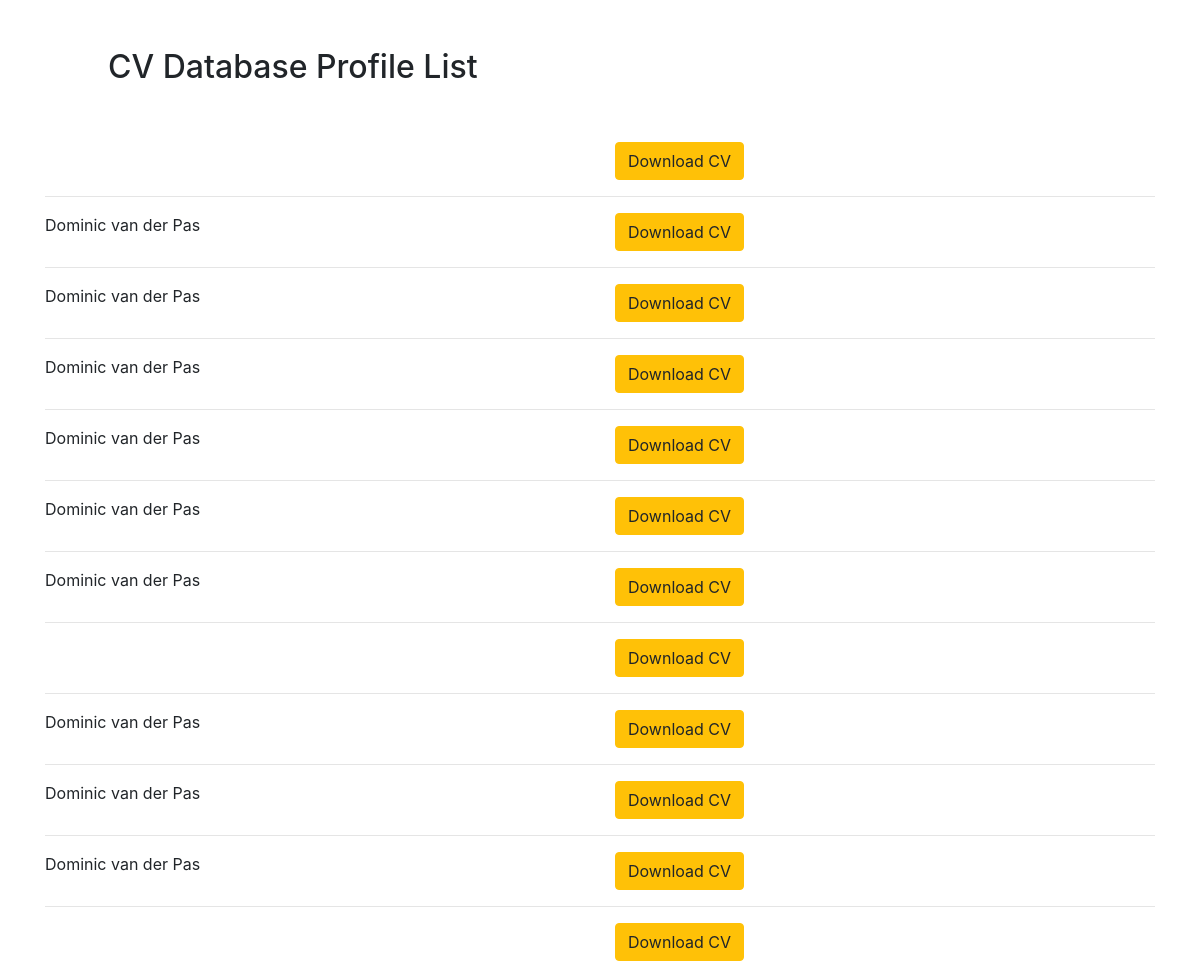
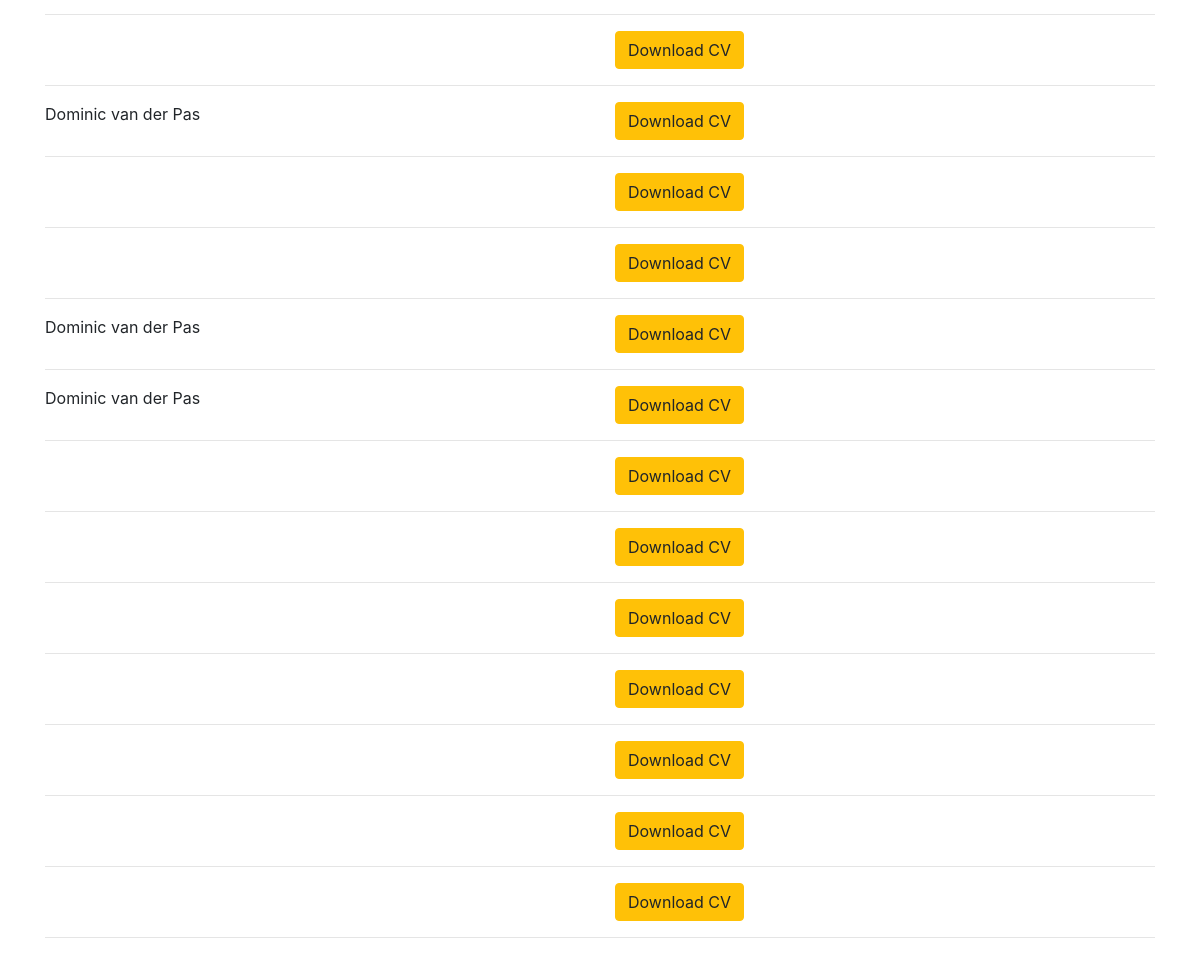
Page /list/ on the committed database (2 pictures, top to bottom).
### pdf/models.py (models this page shows)
class Profile(models.Model):
    first_name = models.CharField(max_length=100)
    last_name = models.CharField(max_length=100)
    address = models.CharField(max_length=100)
    postcode = models.CharField(max_length=100)
    phone = models.CharField(max_length=100)
    email = models.CharField(max_length=100)
    school = models.CharField(max_length=100)
    job = models.CharField(max_length=100)

### pdf/views.py (the view)
# urls.py: path('list/', views.list, name='list'),
def list(request):
    profile=Profile.objects.all()
    return render(request, "list.html", {'profile': profile})

### pdf/templates/list.html (shortened to what this page needs)
<!DOCTYPE html>
<html lang="en">
  <head>
    <link rel="stylesheet" href="https://stackpath.bootstrapcdn.com/bootstrap/4.4.1/css/bootstrap.min.css">
  </head>
  <body>
    <div class="container">
      <div class="row m-5">
        <div class="col-md-12">
          <h2>CV Database Profile List</h2>
        </div>
      </div>
      {% for profile in profile %}
        <div class="row">
          <div class="col-md-6">
            {{ profile.first_name }} {{ profile.last_name }}
          </div>
          <div class="col-md-6">
            <a href="/{{ profile.id }}" class="btn btn-warning">Download CV</a>
          </div>
        </div>
        <hr>
      {% endfor %}
    </div>
  </body>
</html>

### rows in the picture
Profile: first_name "Dominic", last_name "van der Pas"
Profile: first_name "Dominic", last_name "van der Pas"
Profile: first_name "Dominic", last_name "van der Pas"
Profile: first_name "Dominic", last_name "van der Pas"
Profile: first_name "Dominic", last_name "van der Pas"
Profile: first_name "Dominic", last_name "van der Pas"
Profile: first_name "Dominic", last_name "van der Pas"
Profile: first_name "Dominic", last_name "van der Pas"
Profile: first_name "Dominic", last_name "van der Pas"
Profile: first_name "Dominic", last_name "van der Pas"
Profile: first_name "Dominic", last_name "van der Pas"
Profile: first_name "Dominic", last_name "van der Pas"
